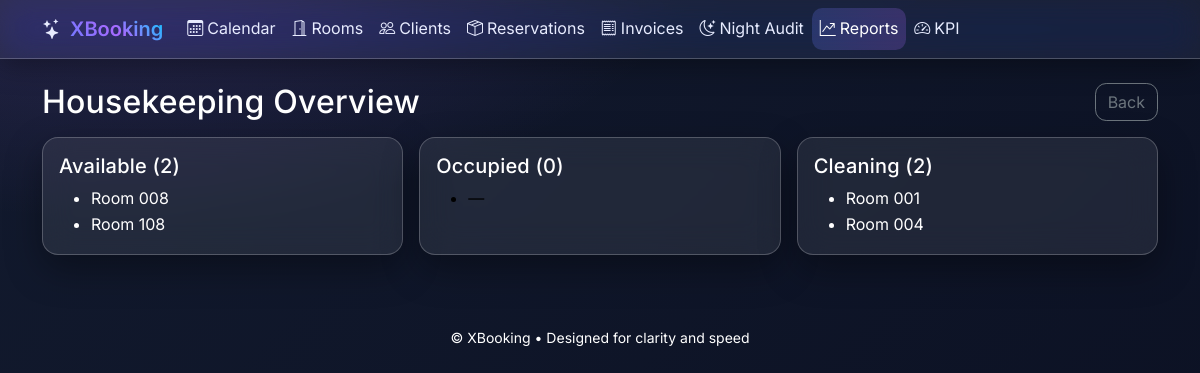
The page /reports/housekeeping/ on the database its author committed.
### hotellapp/models.py (models this page shows, shortened)
class Room(models.Model):
    class Type(models.TextChoices):
        SINGLE = "single", "Single"
        DOUBLE = "double", "Double"
        TWIN = "twin", "Twin"
        SUITE = "suite", "Suite"
        APARTMENT = "apartment", "Serviced Apartment"
        JUNIOR_SUITE = "junior_suite", "Junior Suite"
    class Status(models.TextChoices):
        AVAILABLE = "available", "Available"
        OCCUPIED = "occupied", "Occupied"
        CLEANING = "cleaning", "Cleaning"
    number = models.CharField(max_length=10, unique=True)
    type = models.CharField(max_length=20, choices=Type.choices, default=Type.DOUBLE)
    price_per_night = models.DecimalField(max_digits=8, decimal_places=2, default=Decimal("0.00"))
    status = models.CharField(max_length=15, choices=Status.choices, default=Status.AVAILABLE)

### hotellapp/views.py (the view)
# urls.py: path("reports/housekeeping/", ReportHousekeepingView.as_view(), name="report_housekeeping"),
class ReportHousekeepingView(TemplateView):
    template_name = "hotellapp/report_housekeeping.html"
    def get_context_data(self, **kwargs):
        ctx = super().get_context_data(**kwargs)
        rooms = Room.objects.order_by("number")
        by_status = {
            "available": rooms.filter(status=Room.Status.AVAILABLE),
            "occupied": rooms.filter(status=Room.Status.OCCUPIED),
            "cleaning": rooms.filter(status=Room.Status.CLEANING),
        }
        counts = {k: qs.count() for k, qs in by_status.items()}
        ctx.update({"by_status": by_status, "counts": counts})
        return ctx

### templates/hotellapp/report_housekeeping.html
{% extends "hotellapp/base.html" %}
{% block content %}
<div class="d-flex justify-content-between align-items-center mb-3">
  <h2 class="mb-0">Housekeeping Overview</h2>
  <a class="btn btn-outline-secondary" href="{% url 'reports_dashboard' %}">Back</a>
</div>
<div class="row g-3">
  <div class="col-md-4">
    <div class="card h-100 border-success">
      <div class="card-body">
        <h5 class="card-title">Available ({{ counts.available }})</h5>
        <ul class="mb-0">
          {% for r in by_status.available %}
            <li>Room {{ r.number }}</li>
          {% empty %}
            <li class="text-muted">—</li>
          {% endfor %}
        </ul>
      </div>
    </div>
  </div>
  <div class="col-md-4">
    <div class="card h-100 border-danger">
      <div class="card-body">
        <h5 class="card-title">Occupied ({{ counts.occupied }})</h5>
        <ul class="mb-0">
          {% for r in by_status.occupied %}
            <li>Room {{ r.number }}</li>
          {% empty %}
            <li class="text-muted">—</li>
          {% endfor %}
        </ul>
      </div>
    </div>
  </div>
  <div class="col-md-4">
    <div class="card h-100 border-warning">
      <div class="card-body">
        <h5 class="card-title">Cleaning ({{ counts.cleaning }})</h5>
        <ul class="mb-0">
          {% for r in by_status.cleaning %}
            <li>Room {{ r.number }}</li>
          {% empty %}
            <li class="text-muted">—</li>
          {% endfor %}
        </ul>
      </div>
    </div>
  </div>
</div>
{% endblock %}

### static/css/app.css (style rules this page uses)
:root { --brand-primary: #5b6cff; --brand-secondary: #9b5de5; --brand-accent: #00d4ff; --brand-success: #22c55e; --brand-danger: #ef4444; --brand-warning: #f59e0b; --bg-900: #0f172a; --bg-800: #1e293b; --text-100: #ffffff; --text-300: #1e50af; --text-muted: #000000; --status-booked: var(--brand-primary); --status-checked-in: #16a34a; --status-checked-out: #7c3aed; --status-canceled: #dc2626; --room-available: #14b8a6; --room-occupied: #f97316; --room-cleaning: #facc15; --surface: rgba(255,255,255,0.06); --surface-strong: rgba(255,255,255,0.10); --border: rgba(255,255,255,0.15); --space-1: .25rem; --space-2: .5rem; --space-3: .75rem; --space-4: 1rem; --space-6: 1.5rem; --space-8: 2rem; }
html, body { height: 100%; }
body { font-family: "Inter", system-ui, -apple-system, "Segoe UI", Roboto, "Helvetica Neue", Arial, "Noto Sans", sans-serif; line-height: 1.6; background: radial-gradient(1200px 600px at 0% 0%, rgba(155,93,229,0.14), transparent 50%), radial-gradient(1200px 600px at 100% 100%, rgba(0,212,255,0.14), transparent 50%), linear-gradient(135deg, var(--bg-800), var(--bg-900)); color: var(--text-100); }
p, li, dt, dd, label, td, th, small, span, .form-label { color: var(--text-100); }
h1, h2, h3, h4, h5 { letter-spacing: .2px; margin-bottom: var(--space-4); color: var(--text-100); }
.text-muted { color: var(--text-muted) !important; }
.card { border: 1px solid var(--border); border-radius: 1rem; background: var(--surface); backdrop-filter: blur(16px); box-shadow: 0 12px 32px rgba(0, 0, 0, 0.25); transition: transform .2s ease, box-shadow .2s ease; color: var(--text-100); }
.btn { border-radius: .7rem; }

### static/css/theme_modern.css (style rules this page uses)
:root { --aurora-1: #6c7bff; --aurora-2: #a969ff; --aurora-3: #00d0ff; --aurora-ink: #e8ecff; --aurora-ink-soft: rgba(232, 236, 255, 0.7); --surface-0: rgba(255,255,255,0.08); --surface-1: rgba(255,255,255,0.12); --border-strong: rgba(255,255,255,0.22); }
body { background: radial-gradient(1200px 600px at 10% -10%, rgba(169,105,255,0.18), transparent 50%), radial-gradient(1000px 500px at 110% 110%, rgba(0,208,255,0.18), transparent 50%), linear-gradient(135deg, #121a2e, #0b1022) !important; color: var(--aurora-ink); }
.card { background: var(--surface-0) !important; border: 1px solid var(--border-strong) !important; border-radius: 1rem !important; box-shadow: 0 14px 36px rgba(0,0,0,.35) !important; transition: transform .18s ease, box-shadow .18s ease !important; }
.btn { border-radius: .7rem !important; }

### rows shown on the page
Room: number "008"
Room: number "108"
Room: number "001"
Room: number "004"

### other values the page prints
{{ counts.available }} "2"
{{ counts.occupied }} "0"
{{ counts.cleaning }} "2"
